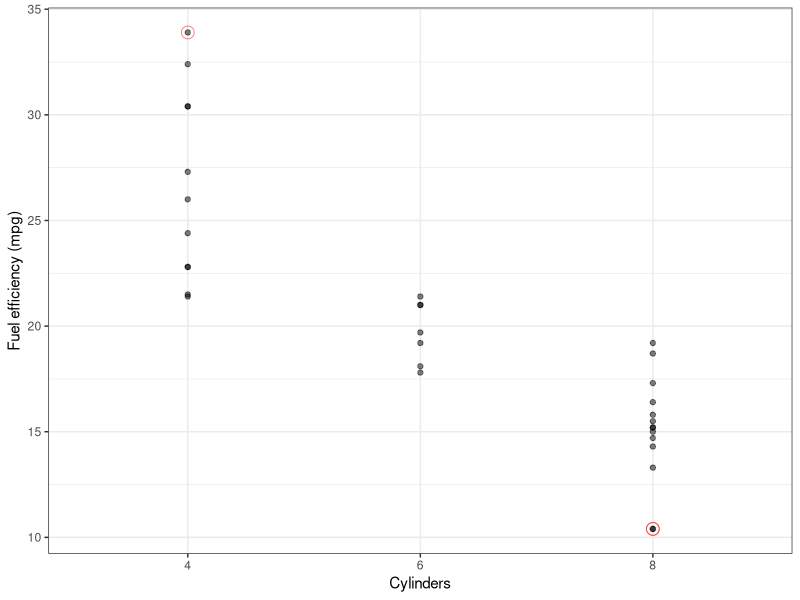
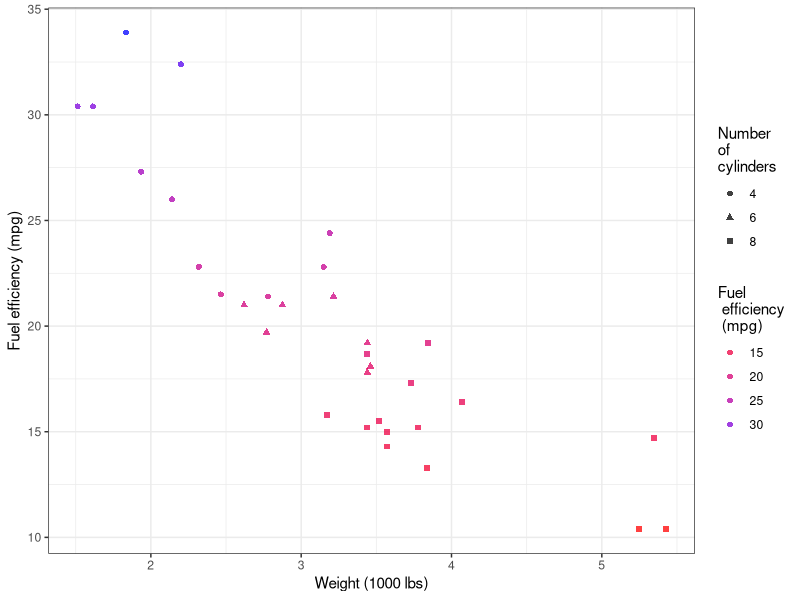
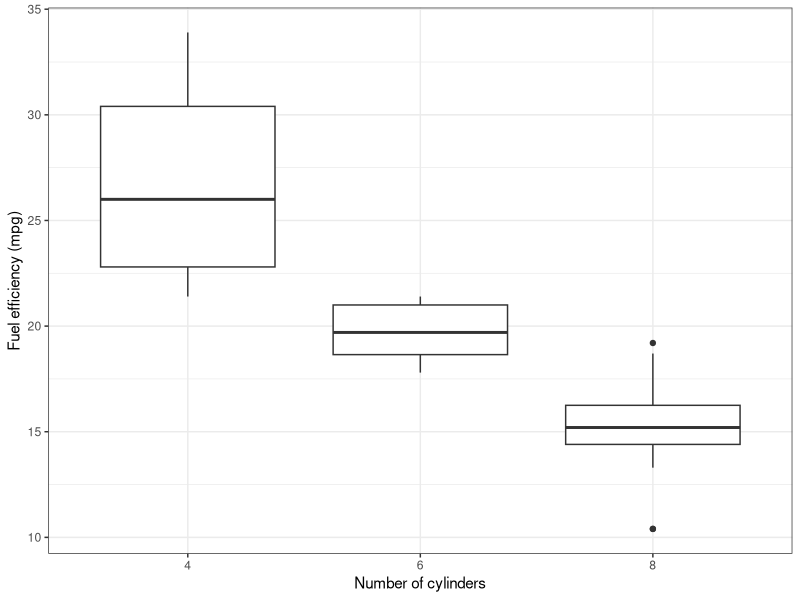
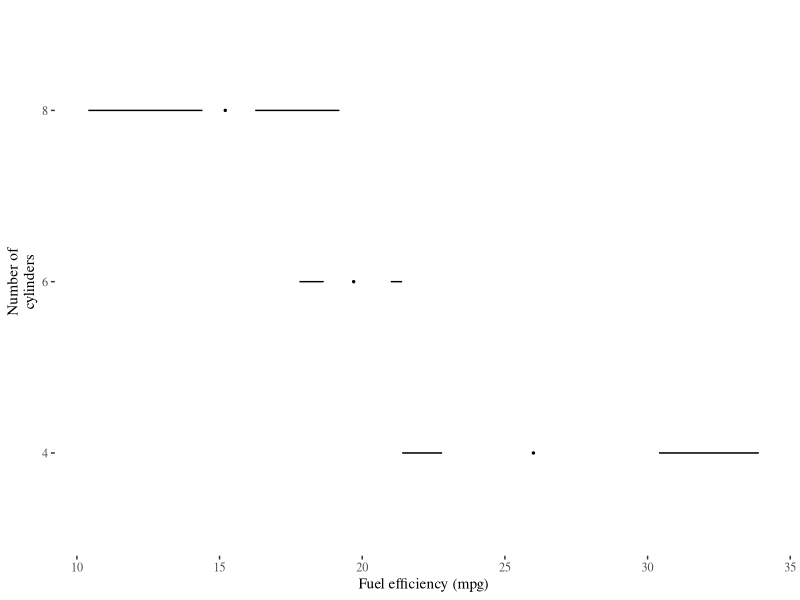
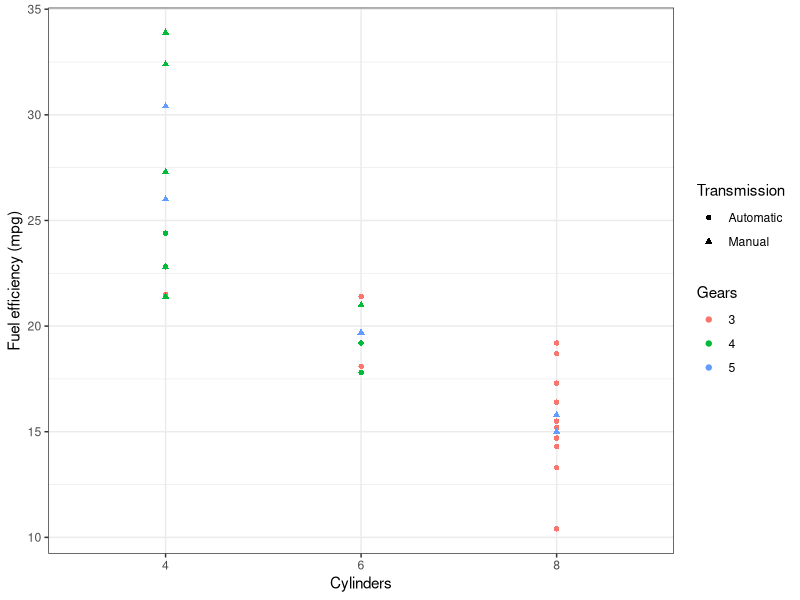
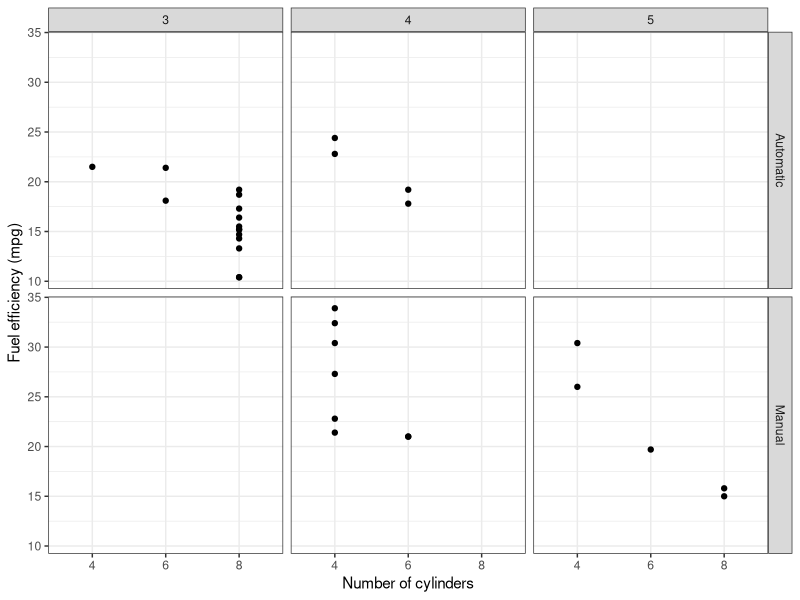

The R script that drew these images, in order:
## ---- chunk 1
library(knitr)
library(ggplot2)
library(ggthemes)
library(tidyverse)
knitr::opts_chunk$set(echo = TRUE, collapse=T, warning=F, message=F, tidy=FALSE, fig.width = 4, fig.height=2)
## ---- chunk 2
data(mtcars)
ggplot(data=mtcars, aes(x=factor(cyl), y=mpg)) +
  geom_point(alpha=0.5) +
  geom_point(data=mtcars %>%
               mutate(model=row.names(.)) %>%
               arrange(., mpg) %>%
               filter(mpg %in% range(mpg)), 
               size=4, alpha=0.5 , pch=1, color="red") +
  theme_bw() +
  xlab("Cylinders") +
  ylab("Fuel efficiency (mpg)")
## ---- chunk 3
data(mtcars)
ggplot(data=mtcars, aes(x=wt, y=mpg)) +
  geom_point(aes(shape=factor(cyl),
             color=mpg),
              stroke=0, alpha=0.75, size=2) + 
  #facet_wrap( ~ cyl, ncol=1) +
  theme_bw() +
  theme(legend.position = "right") +
  scale_shape_discrete(name="Number\nof\ncylinders") +
  xlab("Weight (1000 lbs)") +
  ylab("Fuel efficiency (mpg)") + 
  scale_color_gradient(low = "red",
                       high="blue",name="Fuel\n efficiency\n (mpg)") +
  guides(col = guide_legend(ncol = 1),
         shape = guide_legend())
## ---- chunk 4
data(mtcars)

ggplot(data=mtcars, aes(x=factor(cyl), y=mpg)) +
  geom_boxplot() + theme_bw() +
  xlab("Number of cylinders") +
  ylab("Fuel efficiency (mpg)") 
## ---- chunk 5
data(mtcars)

ggplot(data=mtcars, aes(x=factor(cyl), y=mpg)) +
  geom_tufteboxplot() + theme_tufte() +
  xlab("Number of\ncylinders") +
  ylab("Fuel efficiency (mpg)") +
  coord_flip()
## ---- chunk 6
mtcars %>%
  mutate(am = c("Automatic", "Manual")[am + 1],
         vs = c("V", "S")[vs + 1]) %>%
  ggplot(data=., aes(x=factor(cyl),
                    y=mpg)) +
  geom_point(aes(color=factor(gear),
                 shape=am)) +
  scale_color_discrete(name="Gears") +
  scale_shape(name="Transmission") +
  theme_bw() +
  theme(legend.position='right') +
  xlab("Cylinders") +
  ylab("Fuel efficiency (mpg)")
  
## ---- chunk 7
mtcars %>%
  mutate(am = c("Automatic", "Manual")[am + 1],
         vs = c("V", "S")[vs + 1]) %>%
  ggplot(data=., aes(x=factor(cyl),
                    y=mpg)) +
  geom_point() +
  facet_grid(am ~ gear) +
  theme_bw() +
  xlab("Number of cylinders") +
  ylab("Fuel efficiency (mpg)")
